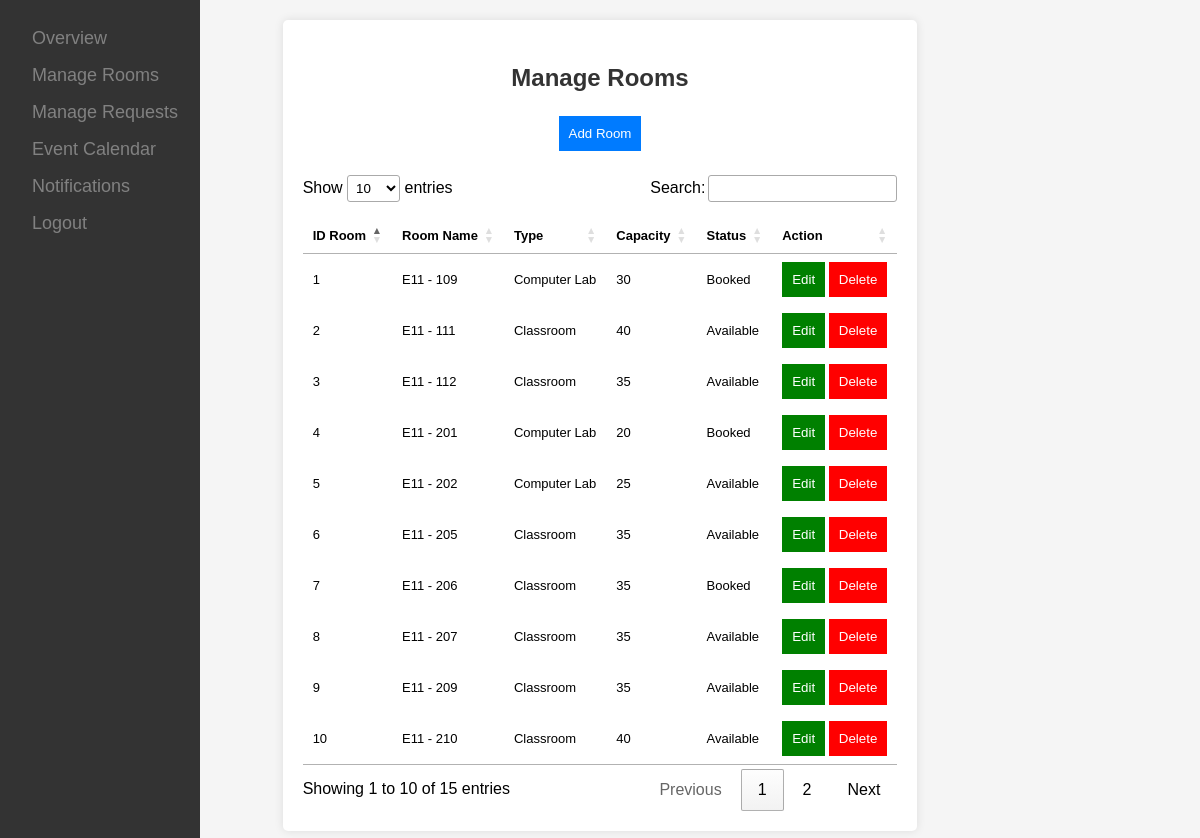
/classfinder-final/admin/manage_rooms.php (signed in), run on the app's committed database.
### tables this page shows
CREATE TABLE `rooms` (
  `id_room` int(11) NOT NULL,
  `room_name` varchar(50) NOT NULL,
  `type` enum('Classroom','Computer Lab') NOT NULL,
  `capacity` int(11) NOT NULL,
  `status` varchar(255) NOT NULL
);

### classfinder-final/admin/manage_rooms.php (the view, shortened to what this page needs)
<!DOCTYPE html>
<html lang="en">
<head>
    <link rel="stylesheet" href="../css/style.css">
</head>
<body style="height: unset;">
    <div class="container">
        <div class="sidebar">
            <a href="dashboard.php">Overview</a>
            <a href="manage_rooms.php">Manage Rooms</a>
            <a href="manage_requests.php">Manage Requests</a>
            <a href="events.php">Event Calendar</a>
            <a href="notif_admin.php">Notifications</a>
            <a href="../logout.php">Logout</a>
        </div>
        <div class="content" style="text-align: center; line-height: 1.5;">
            <h2>Manage Rooms</h2>
            <button class="btn btn-primary" data-toggle="modal" data-target="#addItemModal">Add Room</button>
            <br><br>
            <table class="table" id="datatable">
                <thead>
                    <tr>
                        <th>ID Room</th>
                        <th>Room Name</th>
                        <th>Type</th>
                        <th>Capacity</th>
                        <th>Status</th>
                        <th>Action</th>
                    </tr>
                </thead>
                <tbody>
                    <?php
                    include '../config/db.php';
                    $result = $conn->query("SELECT * FROM rooms");
                    while ($row = $result->fetch_assoc()) {
                        echo "<tr>
                            <td>{$row['id_room']}</td>
                            <td>{$row['room_name']}</td>
                            <td>{$row['type']}</td>
                            <td>{$row['capacity']}</td>
                            <td>{$row['status']}</td>
                            <td>
                                <button class='btn btn-warning btn-sm' style='background: green;' onclick='openEditModal({$row['id_room']}, \"{$row['room_name']}\", \"{$row['type']}\", \"{$row['capacity']}\", \"{$row['status']}\")'>Edit</button>
                                <button class='btn btn-danger btn-sm' style='background: red;' onclick='deleteItem({$row['id_room']})'>Delete</button>
                            </td>
                        </tr>";
                    }
                    ?>
                </tbody>
            </table>
        </div>
    </div>
</body>
</html>
<link rel="stylesheet" type="text/css" href="https://cdn.datatables.net/1.10.24/css/jquery.dataTables.css">

### classfinder-final/css/style.css (style rules this page uses)
body { font-family: Arial, sans-serif; background-color: #f4f4f4; margin: 0; padding: 0; display: flex; justify-content: center; align-items: center; height: 100vh; }
.container { background-color: #fff; padding: 20px; border-radius: 5px; box-shadow: 0 0 10px rgba(0, 0, 0, 0.1); }
button { background-color: #007bff; color: #fff; padding: 10px; border: none; cursor: pointer; }
body { font-family: Arial, sans-serif; margin: 0; padding: 0; }
.container { max-width: 800px; margin: 20px auto; }
h2 { color: #333; }
.content { margin-top: 20px; }
.sidebar { height: 100%; width: 200px; position: fixed; z-index: 1; top: 0; left: 0; background-color: #333; padding-top: 20px; overflow-x: hidden; transition: 0.5s; }
.sidebar a { padding: 8px 8px 8px 32px; text-decoration: none; font-size: 18px; color: #818181; display: block; transition: 0.3s; }
body { margin: 0; padding: 0; font-family: 'Arial', sans-serif; background-color: #f5f5f5; }

### classfinder-final/admin/manage_rooms.php (style rules this page uses)
table { font-size: 13px; }

### data on the page
rooms: id_room "1", room_name "E11 - 109", type "Computer Lab", capacity "30", status "Booked"
rooms: id_room "2", room_name "E11 - 111", type "Classroom", capacity "40", status "Available"
rooms: id_room "3", room_name "E11 - 112", type "Classroom", capacity "35", status "Available"
rooms: id_room "4", room_name "E11 - 201", type "Computer Lab", capacity "20", status "Booked"
rooms: id_room "5", room_name "E11 - 202", type "Computer Lab", capacity "25", status "Available"
rooms: id_room "6", room_name "E11 - 205", type "Classroom", capacity "35", status "Available"
rooms: id_room "7", room_name "E11 - 206", type "Classroom", capacity "35", status "Booked"
rooms: id_room "8", room_name "E11 - 207", type "Classroom", capacity "35", status "Available"
rooms: id_room "9", room_name "E11 - 209", type "Classroom", capacity "35", status "Available"
rooms: id_room "10", room_name "E11 - 210", type "Classroom", capacity "40", status "Available"
